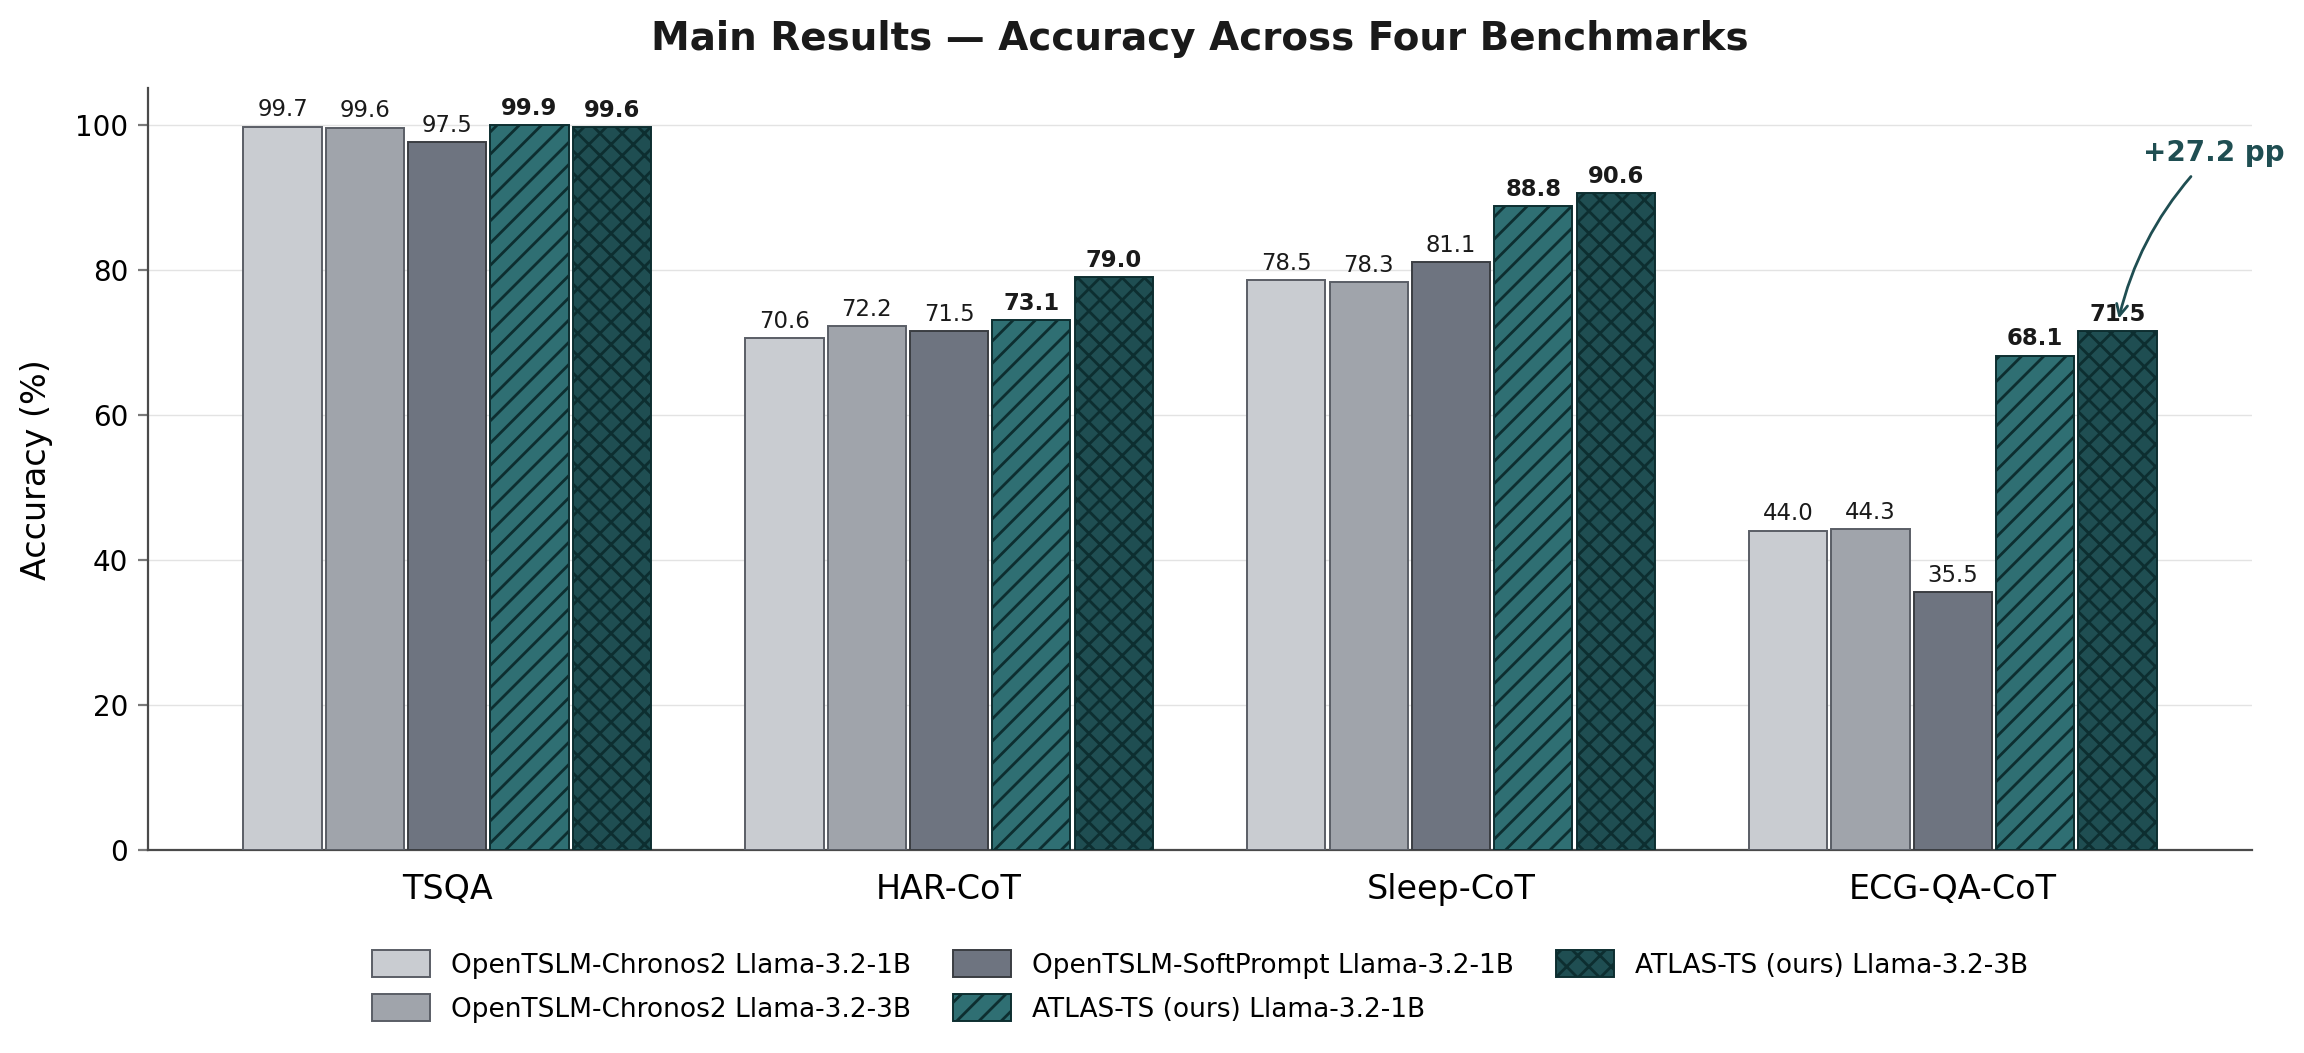

This figure's Python source:
"""
Figure 4 — Main Results: Accuracy Across Four Benchmarks.

Grouped bar chart of Accuracy (%) on TSQA, HAR-CoT, Sleep-CoT, ECG-QA-CoT,
comparing the three strongest baselines against ATLAS-TS (1B and 3B).

Values are pulled from Table 1 of paper.tex (Acc columns).
"""

import matplotlib.pyplot as plt
import numpy as np
from matplotlib.patches import Patch

# ---------------------------------------------------------------------------
# Data (Accuracy %, Table 1)
# ---------------------------------------------------------------------------
benchmarks = ["TSQA", "HAR-CoT", "Sleep-CoT", "ECG-QA-CoT"]

models = [
    ("OpenTSLM-Chronos2\nLlama-3.2-1B",   [99.71, 70.61, 78.54, 44.01], "baseline"),
    ("OpenTSLM-Chronos2\nLlama-3.2-3B",   [99.58, 72.20, 78.31, 44.27], "baseline"),
    ("OpenTSLM-SoftPrompt\nLlama-3.2-1B", [97.54, 71.48, 81.08, 35.49], "baseline"),
    ("ATLAS-TS (ours)\nLlama-3.2-1B",     [99.89, 73.06, 88.81, 68.14], "ours_1b"),
    ("ATLAS-TS (ours)\nLlama-3.2-3B",     [99.63, 78.96, 90.56, 71.50], "ours_3b"),
]

# ---------------------------------------------------------------------------
# Style
# ---------------------------------------------------------------------------
plt.rcParams.update({
    "font.family": "sans-serif",
    "font.sans-serif": ["Helvetica", "Arial", "DejaVu Sans"],
    "font.size": 11,
    "axes.spines.top": False,
    "axes.spines.right": False,
    "axes.edgecolor": "#4a4a4a",
    "axes.linewidth": 0.8,
})

# Muted greys for baselines; dark teal for ATLAS-TS
COLORS = {
    "baseline_1": "#c9ccd1",   # light grey
    "baseline_2": "#a0a4ab",   # medium grey
    "baseline_3": "#6e7480",   # dark grey
    "ours_1b":    "#2f6f73",   # dark teal
    "ours_3b":    "#1f4e52",   # darker teal
}
HATCH = {
    "ours_1b": "///",
    "ours_3b": "xxx",
}

bar_face = [
    COLORS["baseline_1"],
    COLORS["baseline_2"],
    COLORS["baseline_3"],
    COLORS["ours_1b"],
    COLORS["ours_3b"],
]
bar_hatch = [None, None, None, HATCH["ours_1b"], HATCH["ours_3b"]]
bar_edge  = ["#5a5e66", "#5a5e66", "#3a3d42", "#0d2e30", "#0d2e30"]

# ---------------------------------------------------------------------------
# Figure
# ---------------------------------------------------------------------------
fig, ax = plt.subplots(figsize=(11.5, 5.6))

n_models = len(models)
n_bench  = len(benchmarks)
group_width = 0.82
bar_width = group_width / n_models
x = np.arange(n_bench)

for i, (label, vals, kind) in enumerate(models):
    offset = (i - (n_models - 1) / 2) * bar_width
    bars = ax.bar(
        x + offset,
        vals,
        width=bar_width * 0.95,
        color=bar_face[i],
        edgecolor=bar_edge[i],
        linewidth=0.7,
        hatch=bar_hatch[i],
        label=label,
        zorder=3,
    )
    # Numeric labels on top
    for b, v in zip(bars, vals):
        ax.text(
            b.get_x() + b.get_width() / 2,
            v + 0.8,
            f"{v:.1f}",
            ha="center",
            va="bottom",
            fontsize=8.2,
            color="#1a1a1a",
            fontweight="bold" if kind.startswith("ours") else "normal",
            zorder=4,
        )

# Axes formatting
ax.set_ylim(0, 105)
ax.set_yticks(np.arange(0, 101, 20))
ax.set_ylabel("Accuracy (%)", fontsize=12, labelpad=8)
ax.set_xticks(x)
ax.set_xticklabels(benchmarks, fontsize=12)
ax.tick_params(axis="x", length=0, pad=8)
ax.tick_params(axis="y", labelsize=10, color="#7a7a7a")

# Light horizontal gridlines
ax.yaxis.grid(True, linestyle="-", linewidth=0.5, color="#e3e3e3", zorder=0)
ax.set_axisbelow(True)

# Title
ax.set_title(
    "Main Results — Accuracy Across Four Benchmarks",
    fontsize=14,
    fontweight="bold",
    pad=14,
    color="#1a1a1a",
)

# Legend below
legend_handles = [
    Patch(facecolor=bar_face[i], edgecolor=bar_edge[i],
          hatch=bar_hatch[i], linewidth=0.7,
          label=models[i][0].replace("\n", " "))
    for i in range(n_models)
]
leg = ax.legend(
    handles=legend_handles,
    loc="upper center",
    bbox_to_anchor=(0.5, -0.10),
    ncol=3,
    frameon=False,
    fontsize=9.5,
    handlelength=2.2,
    handleheight=1.2,
    columnspacing=1.6,
    labelspacing=0.6,
)

# Subtle annotation: largest gap on ECG-QA-CoT
best_baseline_ecg = max(99.71*0+44.01, 44.27, 35.49)  # = 44.27
ours_best_ecg = 71.50
gap_ecg = ours_best_ecg - best_baseline_ecg  # +27.2 pp

ax.annotate(
    f"+{gap_ecg:.1f} pp",
    xy=(x[3] + (n_models-1)/2 * bar_width, ours_best_ecg + 1.0),
    xytext=(x[3] + (n_models-1)/2 * bar_width + 0.05, 95),
    fontsize=10,
    fontweight="bold",
    color="#1f4e52",
    ha="left",
    arrowprops=dict(arrowstyle="->", color="#1f4e52", lw=1.0,
                    connectionstyle="arc3,rad=0.15"),
)

# Tight layout leaving room for legend
plt.subplots_adjust(left=0.07, right=0.985, top=0.90, bottom=0.22)

# ---------------------------------------------------------------------------
# Save
# ---------------------------------------------------------------------------
out_path = "/home/wangni/notion-figures/atlas-ts-agentic-tool-use-with-language-models-for-the-analy/fig_004.png"
plt.savefig(out_path, dpi=200, bbox_inches="tight", facecolor="white")
plt.close(fig)
print(f"Saved figure to {out_path}")
